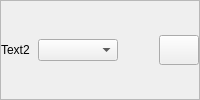
            <widget class="QFrame" name="text2_7">
             <property name="maximumSize">
              <size>
               <width>16777215</width>
               <height>16777215</height>
              </size>
             </property>
             <property name="frameShape">
              <enum>QFrame::StyledPanel</enum>
             </property>
             <property name="frameShadow">
              <enum>QFrame::Raised</enum>
             </property>
             <layout class="QHBoxLayout" name="horizontalLayout_45">
              <property name="spacing">
               <number>4</number>
              </property>
              <property name="leftMargin">
               <number>0</number>
              </property>
              <property name="topMargin">
               <number>0</number>
              </property>
              <property name="rightMargin">
               <number>0</number>
              </property>
              <property name="bottomMargin">
               <number>0</number>
              </property>
              <item>
               <widget class="QLabel" name="text2_8">
                <property name="minimumSize">
                 <size>
                  <width>0</width>
                  <height>0</height>
                 </size>
                </property>
                <property name="maximumSize">
                 <size>
                  <width>70</width>
                  <height>16777215</height>
                 </size>
                </property>
                <property name="text">
                 <string>Text2</string>
                </property>
               </widget>
              </item>
              <item>
               <widget class="QComboBox" name="changeSelectedColor_31">
                <property name="minimumSize">
                 <size>
                  <width>80</width>
                  <height>0</height>
                 </size>
                </property>
                <property name="maximumSize">
                 <size>
                  <width>80</width>
                  <height>16777215</height>
                 </size>
                </property>
               </widget>
              </item>
              <item>
               <widget class="QLabel" name="selectedColor_31">
                <property name="minimumSize">
                 <size>
                  <width>0</width>
                  <height>24</height>
                 </size>
                </property>
                <property name="maximumSize">
                 <size>
                  <width>50</width>
                  <height>24</height>
                 </size>
                </property>
                <property name="text">
                 <string/>
                </property>
               </widget>
              </item>
              <item>
               <widget class="QPushButton" name="colorPicker_31">
                <property name="minimumSize">
                 <size>
                  <width>40</width>
                  <height>30</height>
                 </size>
                </property>
                <property name="maximumSize">
                 <size>
                  <width>40</width>
                  <height>30</height>
                 </size>
                </property>
                <property name="cursor">
                 <cursorShape>PointingHandCursor</cursorShape>
                </property>
                <property name="text">
                 <string/>
                </property>
               </widget>
              </item>
             </layout>
            </widget>
